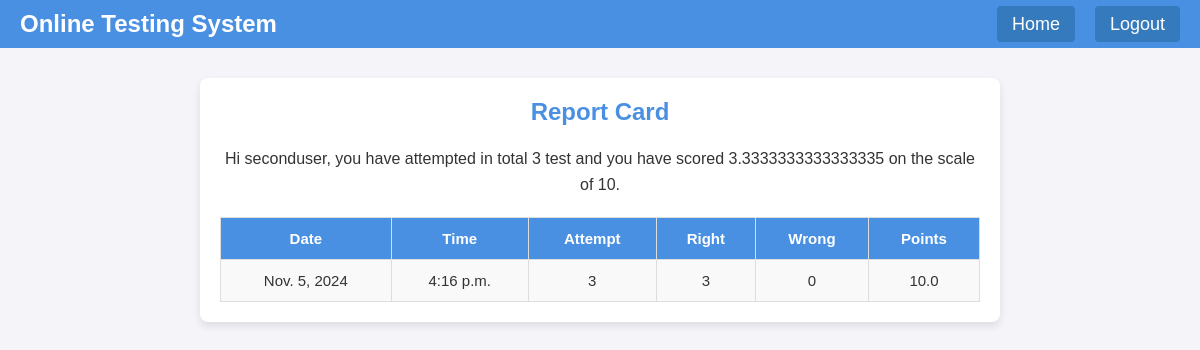
The app's page /OTS/test-history/ (signed in) with its own data.
### OTS/models.py (models this page shows)
class Candidate(models.Model):
    username=models.CharField(primary_key=True , max_length=20)
    password=models.CharField(null=False,max_length=20)
    name=models.CharField(null=False,max_length=20)
    test_attempted=models.IntegerField(default=0)
    points=models.FloatField(default=0.0)

class Result(models.Model):
    resultid=models.BigAutoField(primary_key=True, auto_created=True)
    username=models.ForeignKey(Candidate, on_delete=models.CASCADE)
    date=models.DateField(auto_now=True)
    time=models.TimeField(auto_now=True)
    attempt=models.IntegerField()
    right=models.IntegerField()
    wrong=models.IntegerField()
    points=models.FloatField()

### OTS/views.py (the view)
# urls.py: path('test-history/', testResultHistory , name="testHistory"),
def testResultHistory(request):
    if 'name' not in request.session.keys():
        res=HttpResponseRedirect('/OTS/login')
    candidate=Candidate.objects.filter(username=request.session['username'])
    results=Result.objects.filter(username=candidate[0].username)
    context={
        'candidate':candidate[0],
       'results':results
    }
    return render(request,'result_history.html', context)

### OTS/templates/result_history.html (shortened to what this page needs)
{% extends "main.html" %}
{% block top %}
<a href="{% url 'OTS:home' %}">Home</a>
<a href="{% url 'OTS:logout' %}">Logout</a>
{% endblock top %}
{% block content %}
<h1>Report Card</h1>
<p>Hi {{candidate.name}}, you have attempted in total {{candidate.test_attempted}} test and
you have scored {{candidate.points}} on the scale of 10.
</p>
<table>
    <tr>
    <th>Date</th>
    <th>Time</th>
    <th>Attempt</th>
    <th>Right</th>
    <th>Wrong</th>
    <th>Points</th>
    </tr>
    {% for r in results %}
    <tr>
        <td>{{r.date}}</td>
        <td>{{r.time}}</td>
        <td>{{r.attempt}}</td>
        <td>{{r.right}}</td>
        <td>{{r.wrong}}</td>
        <td>{{r.points}}</td>
    </tr>
    {% endfor %}
</table>
{% endblock content %}

### OTS/static/theme.css (style rules this page uses)
* { margin: 0; padding: 0; box-sizing: border-box; }
body { font-family: Arial, sans-serif; color: #333; background-color: #f4f4f9; }
.menu a { color: #fff; text-decoration: none; margin-left: 15px; }
.content p { line-height: 1.6; }
.content h1 { font-size: 24px; color: #4a90e2; margin-bottom: 20px; }
.menu a { padding: 8px 15px; border-radius: 4px; background-color: #357ABD; transition: background-color 0.3s; }
.content h1 { font-size: 24px; color: #4a90e2; margin-bottom: 20px; text-align: center; }
.content p { font-size: 16px; color: #333; margin-bottom: 20px; text-align: center; }
table { width: 100%; border-collapse: collapse; margin-top: 20px; }
table, th, td { border: 1px solid #ddd; }
th, td { padding: 12px; text-align: center; font-size: 15px; color: #333; }
th { background-color: #4a90e2; color: #fff; font-weight: bold; }
tr:nth-child(even) { background-color: #f9f9f9; }

### records on screen
Candidate: name "seconduser", test_attempted "3", points "3.3333333333333335"
Result: date "Nov. 5, 2024", time "4:16 p.m.", attempt "3", right "3", wrong "0", points "10.0"
